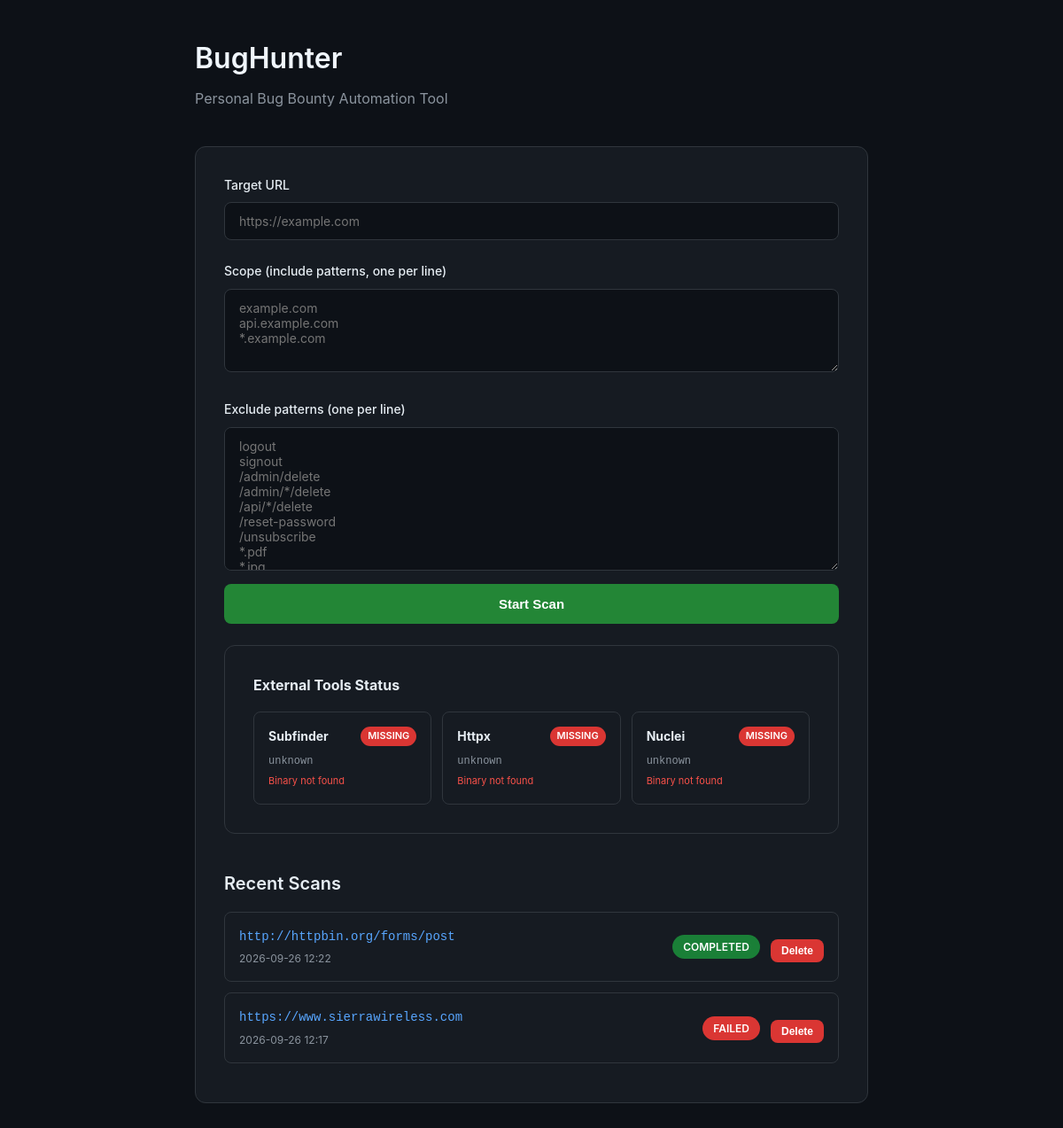
Before: / with the older database file.
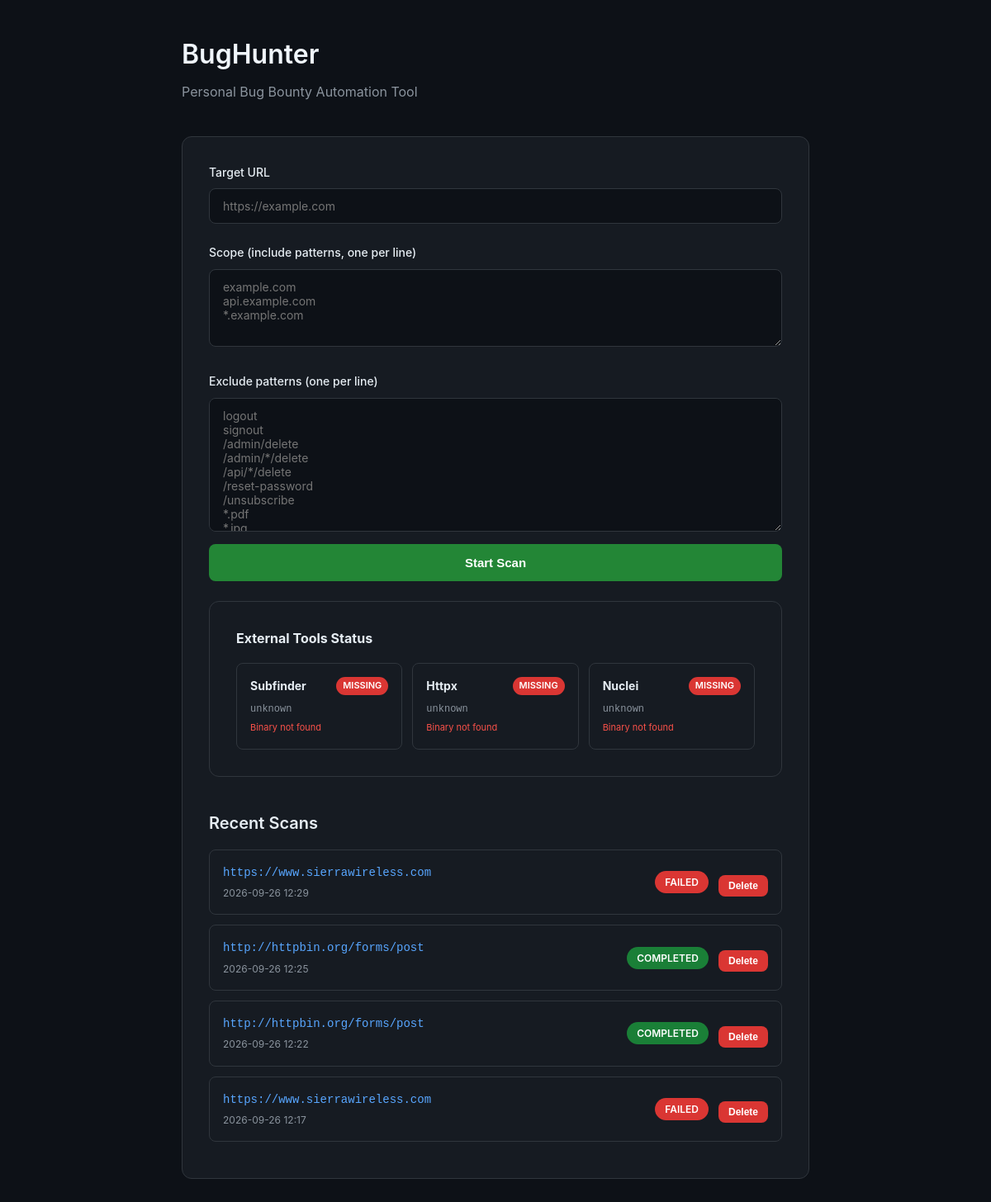
After: the same page with the newer database file.
### app/models.py (models this page shows)
class ScanSession(Base):
    __tablename__ = "scan_sessions"
    id = Column(Integer, primary_key=True, autoincrement=True)
    target_url = Column(String(500), nullable=False)
    name = Column(String(200))
    status = Column(Enum(ScanStatus), default=ScanStatus.PENDING)
    config = Column(SQLiteJSON, default={})
    created_at = Column(DateTime, default=datetime.utcnow)
    started_at = Column(DateTime, nullable=True)
    completed_at = Column(DateTime, nullable=True)
    error_message = Column(Text, nullable=True)
    findings = relationship("Finding", back_populates="scan_session", cascade="all, delete-orphan")
    crawl_data = relationship("CrawlData", back_populates="scan_session", cascade="all, delete-orphan")
    __table_args__ = (
        Index("ix_scan_sessions_target_url", "target_url"),
        Index("ix_scan_sessions_status", "status"),
    )

### app/server.py (the view)
@app.get("/", response_class=HTMLResponse)
async def index(request: Request):
    db = get_db_session()
    scans = db.query(ScanSession).order_by(ScanSession.created_at.desc()).limit(20).all()
    db.close()
    return templates.TemplateResponse("index.html", {"request": request, "scans": scans})

### app/templates/index.html (shortened to what this page needs)
<!DOCTYPE html>
<html lang="en">
<head>
</head>
<body>
    <div class="container">
        <h1>BugHunter</h1>
        <p class="subtitle">Personal Bug Bounty Automation Tool</p>
        <div class="card">
            <form id="scanForm">
                <div class="form-group">
                    <label>Target URL</label>
                    <input type="url" name="target_url" placeholder="https://example.com" required>
                </div>
                <div class="form-group">
                    <label>Scope (include patterns, one per line)</label>
                    <textarea name="scope_include" rows="4" placeholder="example.com&#10;api.example.com&#10;*.example.com"></textarea>
                </div>
                <div class="form-group">
                    <label>Exclude patterns (one per line)</label>
                    <textarea name="scope_exclude" rows="8" placeholder="logout
signout
/admin/delete
/admin/*/delete
/api/*/delete
/reset-password
/unsubscribe
*.pdf
*.jpg
*.jpeg
*.png
*.gif
*.css
*.js
*.woff
*.woff2
*.ttf
*.svg
*.ico
*.xml
*.json
#regex: .*\.pdf$
#regex: .*\.(css|js|png|jpg|jpeg|gif|svg|woff|woff2|ttf|ico)$"></textarea>
                <button type="submit" class="btn btn-primary" id="startBtn">Start Scan</button>
            </form>
        </div>
        <div class="card" id="toolStatusCard" style="display:none; margin-top: 24px;">
            <h3 style="margin-bottom: 16px; font-size: 1rem;">External Tools Status</h3>
            <div id="toolStatusGrid" style="display: grid; grid-template-columns: repeat(auto-fit, minmax(200px, 1fr)); gap: 12px;"></div>
        </div>
        <div class="scan-list">
            <h2>Recent Scans</h2>
            <div id="scanList">
                {% for scan in scans %}
                <div class="scan-item" data-scan-id="{{ scan.id }}">
                    <div class="scan-info">
                        <a href="/scan/{{ scan.id }}" class="scan-url">{{ scan.target_url }}</a>
                        <div class="scan-meta">{{ scan.created_at.strftime('%Y-%m-%d %H:%M') }}</div>
                    </div>
                    <span class="scan-status status-{{ scan.status.value }}">{{ scan.status.value }}</span>
                    <div class="scan-actions">
                        <button class="btn btn-danger" onclick="deleteScan({{ scan.id }})">Delete</button>
                    </div>
                </div>
                {% else %}
                <div class="empty-state">No scans yet. Start your first scan above.</div>
                {% endfor %}
            </div>
        </div>
    </div>
</body>
</html>

### app/templates/index.html (style rules this page uses)
* { box-sizing: border-box; margin: 0; padding: 0; }
body { font-family: -apple-system, BlinkMacSystemFont, 'Segoe UI', Roboto, sans-serif; background: #0d1117; color: #e6edf3; line-height: 1.6; min-height: 100vh; }
.container { max-width: 800px; margin: 0 auto; padding: 40px 20px; }
h1 { font-size: 2rem; font-weight: 600; color: #f0f6fc; margin-bottom: 8px; }
.subtitle { color: #8b949e; margin-bottom: 40px; }
.card { background: #161b22; border: 1px solid #30363d; border-radius: 12px; padding: 32px; }
.form-group { margin-bottom: 24px; }
label { display: block; margin-bottom: 8px; font-size: 14px; font-weight: 500; color: #e6edf3; }
textarea, input { width: 100%; padding: 12px 16px; background: #0d1117; border: 1px solid #30363d; border-radius: 8px; color: #e6edf3; font-size: 14px; font-family: inherit; resize: vertical; }
.btn { display: inline-flex; align-items: center; justify-content: center; gap: 8px; padding: 14px 28px; border-radius: 8px; font-size: 15px; font-weight: 600; cursor: pointer; border: none; transition: all 0.2s; width: 100%; margin-top: 8px; }
.btn-primary { background: #238636; color: white; }
.btn-danger { background: #da3633; color: white; padding: 6px 12px; font-size: 12px; width: auto; }
.scan-list { margin-top: 40px; }
.scan-list h2 { font-size: 1.25rem; font-weight: 600; margin-bottom: 16px; }
.scan-item { display: flex; justify-content: space-between; align-items: center; padding: 16px; background: #161b22; border: 1px solid #30363d; border-radius: 8px; margin-bottom: 12px; gap: 12px; }
.scan-info { flex: 1; min-width: 0; }
.scan-url { font-family: monospace; font-size: 14px; color: #58a6ff; text-decoration: none; display: block; overflow: hidden; text-overflow: ellipsis; white-space: nowrap; }
.scan-meta { font-size: 12px; color: #8b949e; margin-top: 4px; }
.scan-status { padding: 4px 12px; border-radius: 16px; font-size: 12px; font-weight: 600; text-transform: uppercase; white-space: nowrap; }
.status-completed { background: #1a7f37; color: #fff; }
.status-failed { background: #da3633; color: #fff; }
.scan-actions { display: flex; gap: 8px; flex-shrink: 0; }

Changed rows visible on the page:
added ScanSession: target_url "https://www.sierrawireless.com", created_at "2026-09-26 12:29", status.value "FAILED"
added ScanSession: target_url "http://httpbin.org/forms/post", created_at "2026-09-26 12:25", status.value "COMPLETED"
